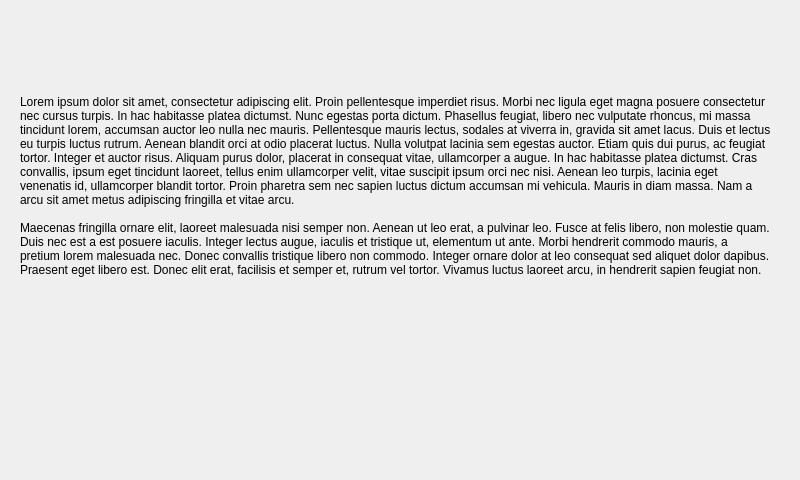
<?xml version="1.0" encoding="UTF-8"?>
<ui version="4.0">
 <class>InstructionsDialog</class>
 <widget class="QDialog" name="InstructionsDialog">
  <property name="geometry">
   <rect>
    <x>0</x>
    <y>0</y>
    <width>800</width>
    <height>480</height>
   </rect>
  </property>
  <property name="windowTitle">
   <string>Dialog</string>
  </property>
  <widget class="QLabel" name="label">
   <property name="geometry">
    <rect>
     <x>20</x>
     <y>30</y>
     <width>751</width>
     <height>311</height>
    </rect>
   </property>
   <property name="text">
    <string>Lorem ipsum dolor sit amet, consectetur adipiscing elit. Proin pellentesque imperdiet risus. Morbi nec ligula eget magna posuere consectetur nec cursus turpis. In hac habitasse platea dictumst. Nunc egestas porta dictum. Phasellus feugiat, libero nec vulputate rhoncus, mi massa tincidunt lorem, accumsan auctor leo nulla nec mauris. Pellentesque mauris lectus, sodales at viverra in, gravida sit amet lacus. Duis et lectus eu turpis luctus rutrum. Aenean blandit orci at odio placerat luctus. Nulla volutpat lacinia sem egestas auctor. Etiam quis dui purus, ac feugiat tortor. Integer et auctor risus. Aliquam purus dolor, placerat in consequat vitae, ullamcorper a augue. In hac habitasse platea dictumst. Cras convallis, ipsum eget tincidunt laoreet, tellus enim ullamcorper velit, vitae suscipit ipsum orci nec nisi. Aenean leo turpis, lacinia eget venenatis id, ullamcorper blandit tortor. Proin pharetra sem nec sapien luctus dictum accumsan mi vehicula. Mauris in diam massa. Nam a arcu sit amet metus adipiscing fringilla et vitae arcu.

Maecenas fringilla ornare elit, laoreet malesuada nisi semper non. Aenean ut leo erat, a pulvinar leo. Fusce at felis libero, non molestie quam. Duis nec est a est posuere iaculis. Integer lectus augue, iaculis et tristique ut, elementum ut ante. Morbi hendrerit commodo mauris, a pretium lorem malesuada nec. Donec convallis tristique libero non commodo. Integer ornare dolor at leo consequat sed aliquet dolor dapibus. Praesent eget libero est. Donec elit erat, facilisis et semper et, rutrum vel tortor. Vivamus luctus laoreet arcu, in hendrerit sapien feugiat non. </string>
   </property>
   <property name="wordWrap">
    <bool>true</bool>
   </property>
  </widget>
 </widget>
 <resources/>
 <connections/>
</ui>
